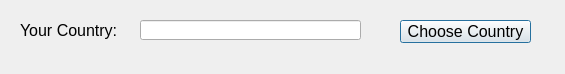
<?xml version="1.0" encoding="UTF-8"?>
<ui version="4.0">
 <class>Dialog</class>
 <widget class="QDialog" name="Dialog">
  <property name="geometry">
   <rect>
    <x>0</x>
    <y>0</y>
    <width>565</width>
    <height>74</height>
   </rect>
  </property>
  <property name="windowTitle">
   <string>Dialog</string>
  </property>
  <widget class="QLabel" name="label">
   <property name="geometry">
    <rect>
     <x>20</x>
     <y>20</y>
     <width>131</width>
     <height>20</height>
    </rect>
   </property>
   <property name="font">
    <font>
     <pointsize>12</pointsize>
    </font>
   </property>
   <property name="text">
    <string>Your Country:</string>
   </property>
  </widget>
  <widget class="QLineEdit" name="lineEditCountry">
   <property name="geometry">
    <rect>
     <x>140</x>
     <y>20</y>
     <width>221</width>
     <height>20</height>
    </rect>
   </property>
   <property name="font">
    <font>
     <pointsize>12</pointsize>
    </font>
   </property>
  </widget>
  <widget class="QPushButton" name="pushButtonCountry">
   <property name="geometry">
    <rect>
     <x>400</x>
     <y>20</y>
     <width>131</width>
     <height>23</height>
    </rect>
   </property>
   <property name="font">
    <font>
     <pointsize>12</pointsize>
    </font>
   </property>
   <property name="text">
    <string>Choose Country</string>
   </property>
  </widget>
 </widget>
 <resources/>
 <connections/>
</ui>
